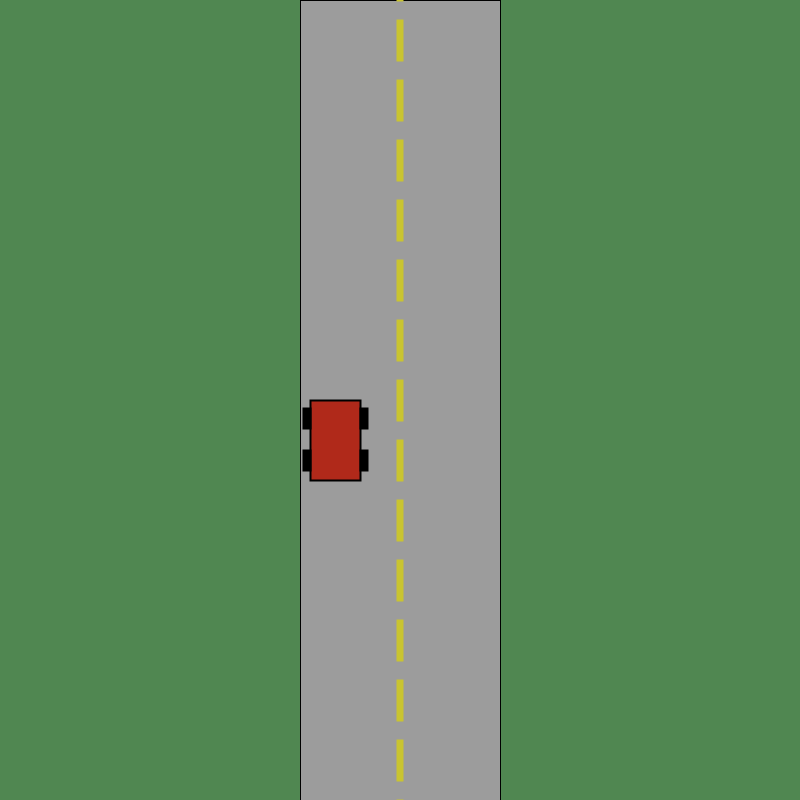
Frame 1 (no input)
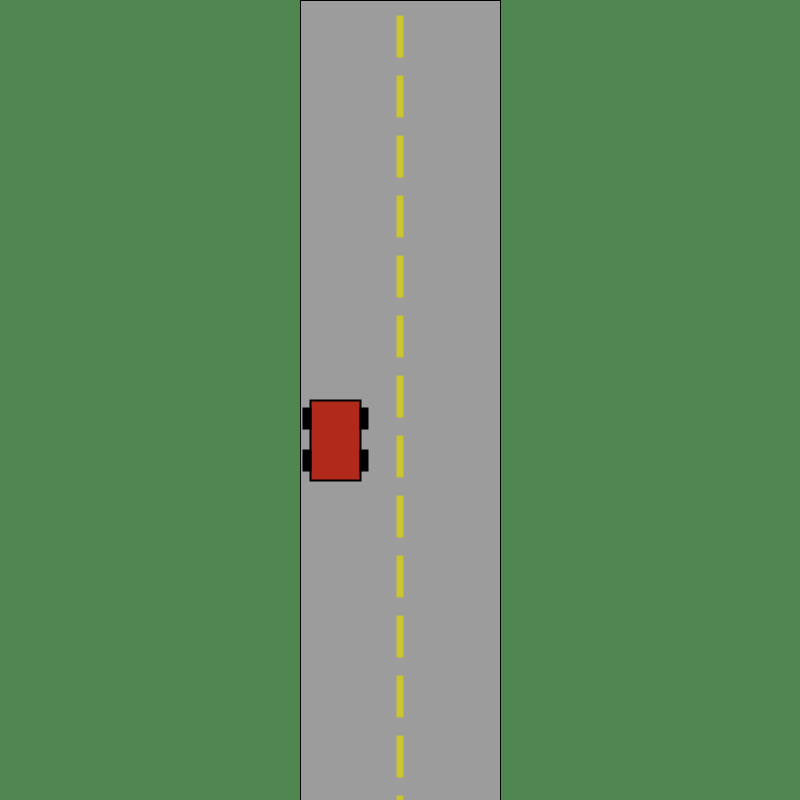
Frame 60 (the mouse pressed at the canvas centre just before this capture)
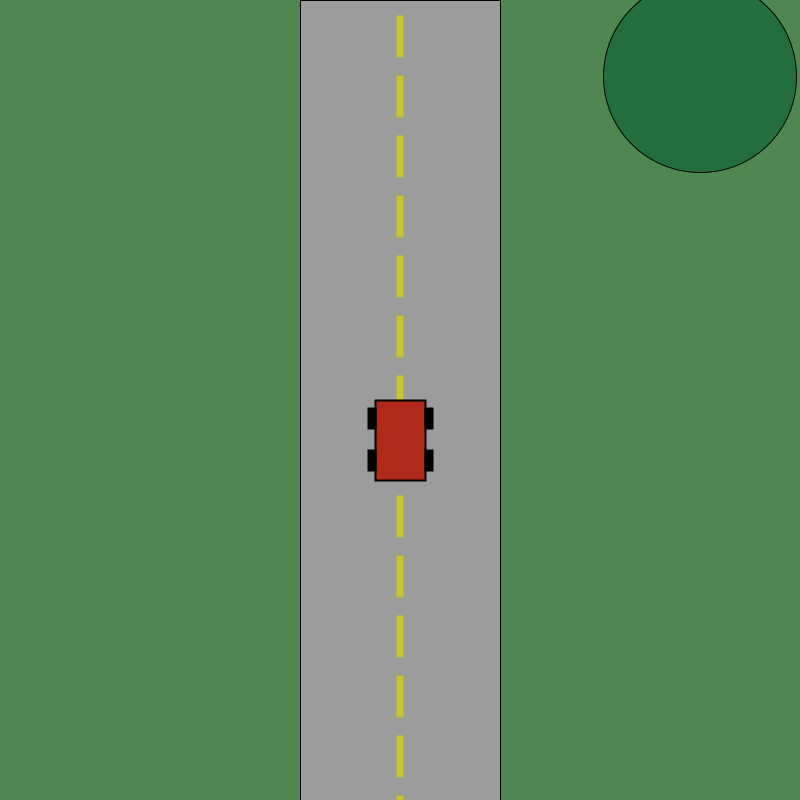
Frame 120 (the mouse held since frame 60 and released just before this capture)

The Processing sketch that drew these frames (run headless with seeded random() and noise(); from frame 60 on, the mouse is pressed at the canvas centre):

// Processing sketch: William_Clark
// ── William_Clark.pde
//tree numbers
float xposition= 200;
float yposition= -800;
float randomsize = random(180,200);
float randompos = random(-30,30);

//car number
float ycar = 400;
//line position
float lp= -400;

//just making the screen size
void setup() {
  size(800, 800);
  noFill();
  stroke(0);
}

void draw(){
//Drawing background, make it green
  background(80, 135, 81);
  //draw the road
  drawrect();
  
  // all of these trees have there y position updated to make it look like the car is moving
  // all of the trees have variable sizes
  tree(xposition,yposition,randompos,randomsize);
  tree(xposition-100,yposition-400,randompos,randomsize);
  tree(xposition-50,yposition-700,randompos,randomsize);
  tree(xposition+476,yposition -300,randompos,randomsize);
  tree(xposition+500,yposition+400,randompos,randomsize);
  tree(xposition+600,yposition-900,randompos,randomsize);
  
  stroke(201, 196, 48);
  strokeWeight(2); 
 
  //draw line and reset the postion of it to make it move
  drawline(lp);
  //update the y position of the line
  lp += 4;
  //reset the postion for the line once it hits 0
  //it resets one line up to make it look infite
  if (lp >=0) {
    lp = -60;
  }
  
// draw the car
  drawcar(ycar);
  //this is how I Update the y position for my trees
  //make it move 4 pixels down
  yposition += 4;
  // once the y postion of the trees hits 1800 its reset to the top
  if (yposition >= 1800) {
    yposition = -500;
  }
  
}

// trees are made with the varible positions and randomsize 
// they're simply just made of circles
void tree(float xposition, float yposition, float randompos, float randomsize){
  
  fill(35, 110, 62);
  ellipse(xposition,yposition,randomsize,randomsize);

  stroke(0);
  strokeWeight(1);
  
}
// car drawing
void drawcar(float ycar){
  //this just restricts the car to the road
  float mouseXrestrict = constrain(mouseX, 335, 465);
  // car body
  stroke(0);
  fill(176, 41, 26);
  //rectangle postion updates with mouse and its centered
  rect(mouseXrestrict - 25,ycar,50,80);
  
  stroke(0);
  fill(0);
  
  //wheels follow the same idea as the car body, their position is updated at the same time to make it move as a group
  rect(mouseXrestrict - 32, ycar + 8,7,20);
  rect(mouseXrestrict +25, ycar + 8,7,20);
  rect(mouseXrestrict - 32, ycar + 50,7,20);
  rect(mouseXrestrict + 25, ycar + 50,7,20);
}

//Road is just a large grey rectangle

void drawrect(){
  fill(156, 156, 156);
  stroke(0);
  strokeWeight(1);
  rect(300,0,200,800);
  
}

// the idea behind the line is a bunch of yellow rectangles that all move together
void drawline(float lp){
  //the for loop repeats making a retagle 50 times
  //the start of each rectangle is spaced 60 pixels apart
    for (int i = 0; i < 50; i++){
    float y = lp + i * 60 ;
    fill(201, 196, 48);
    //center the rectangle
    rect(397.5, y ,5,40);
    
    
  }
}
  
